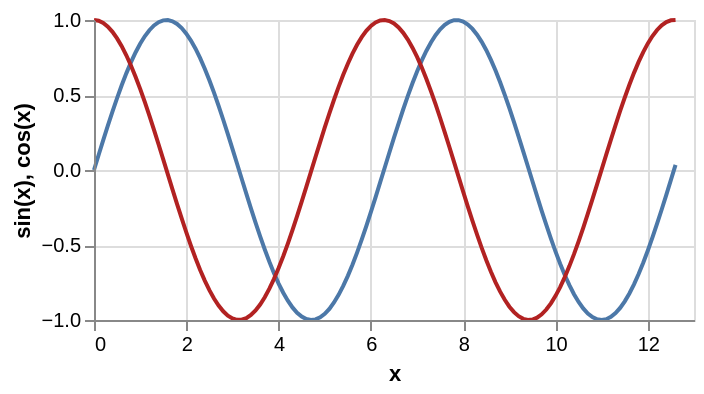

Vega-Lite specification stored for this chart:
### Vega specification from a JSON file in a GitHub repository (floating-point values rounded to 4 significant figures)
{"$schema": "https://vega.github.io/schema/vega/v5.json", "description": "Plots a function using a generated sequence.", "autosize": "pad", "padding": 5, "width": 300, "height": 150, "style": "cell", "data": [{"name": "source_0", "transform": [{"type": "sequence", "start": 0, "stop": 12.7, "step": 0.1, "as": "u"}, {"type": "formula", "expr": "sin(datum.u)", "as": "v"}, {"type": "formula", "expr": "cos(datum.u)", "as": "w"}]}], "marks": [{"name": "layer_0_marks", "type": "line", "style": ["line"], "sort": {"field": "datum[\"u\"]", "order": "descending"}, "from": {"data": "source_0"}, "encode": {"update": {"stroke": {"value": "#4c78a8"}, "x": {"scale": "x", "field": "u"}, "y": {"scale": "y", "field": "v"}, "defined": {"signal": "datum[\"u\"] !== null && !isNaN(datum[\"u\"]) && datum[\"v\"] !== null && !isNaN(datum[\"v\"])"}}}}, {"name": "layer_1_marks", "type": "line", "style": ["line"], "sort": {"field": "datum[\"u\"]", "order": "descending"}, "from": {"data": "source_0"}, "encode": {"update": {"stroke": {"value": "firebrick"}, "x": {"scale": "x", "field": "u"}, "y": {"scale": "y", "field": "w"}, "defined": {"signal": "datum[\"u\"] !== null && !isNaN(datum[\"u\"]) && datum[\"w\"] !== null && !isNaN(datum[\"w\"])"}}}}], "scales": [{"name": "x", "type": "linear", "domain": {"data": "source_0", "field": "u"}, "range": [0, {"signal": "width"}], "nice": true, "zero": false}, {"name": "y", "type": "linear", "domain": {"data": "source_0", "fields": ["v", "w"]}, "range": [{"signal": "height"}, 0], "nice": true, "zero": true}], "axes": [{"scale": "x", "orient": "bottom", "grid": false, "title": "x", "labelFlush": true, "labelOverlap": true, "tickCount": {"signal": "ceil(width/40)"}, "zindex": 1}, {"scale": "x", "orient": "bottom", "gridScale": "y", "grid": true, "tickCount": {"signal": "ceil(width/40)"}, "domain": false, "labels": false, "maxExtent": 0, "minExtent": 0, "ticks": false, "zindex": 0}, {"scale": "y", "orient": "left", "grid": false, "title": "sin(x), cos(x)", "labelOverlap": true, "tickCount": {"signal": "ceil(height/40)"}, "zindex": 1}, {"scale": "y", "orient": "left", "gridScale": "x", "grid": true, "tickCount": {"signal": "ceil(height/40)"}, "domain": false, "labels": false, "maxExtent": 0, "minExtent": 0, "ticks": false, "zindex": 0}]}
